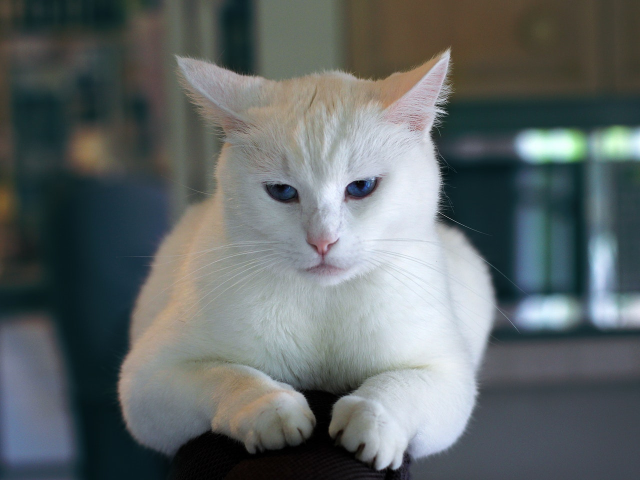
//> input picture animal-sitting-animals-inside.jpg, 1280 x 960 px (shown at 1/2 size)
$ ./Main   (built with g++ and OpenCV 4)
//> lines starting //> are read from the running program, lines starting //| are printed output that depends on the picture; after the words box and inside, x2 and y2 are one past the last pixel; in counts of white or black regions, pixels touching at a corner belong together
### MapIntensity.h
#pragma once

#include <iostream>
#include <opencv2\core\core.hpp>
#include <opencv2\imgproc\imgproc.hpp>
#include <opencv2\highgui\highgui.hpp>

using namespace std;
using namespace cv;

void mapIntensity(InputArray src, OutputArray dst, Range initialIntensity, Range targetIntensity);

void mapIntensity(InputArray src, OutputArray dst, vector<Range> initialIntensities, vector<Range> targetIntensities);

### MapIntensity.cpp
#include "MapIntensity.h"

/// Function to map between two ranges of intensity.  The initial intensity will be mapped
/// to the target intensity. This function assumes that the input only has one channel.
void mapIntensity(InputArray src, OutputArray dst, Range initialIntensity, Range targetIntensity)
{
	if (src.getMat().channels() > 1) {
		throw invalid_argument("number of channel > 1");
		return;
	}

	/// Convert Mat to float to enable floating point and negative value
	Mat srcMat;
	src.getMat().convertTo(srcMat, CV_32F);
	/// Specify the region which satisfies the initial intensity criteria
	Mat region;
	inRange(srcMat, initialIntensity.start, initialIntensity.end, region);

	/// Compute the mapped intensity given the region of interest
	/// initial_length = initial_intensity_max - initial_intensity_min
	/// target_length = target_intensity_max - target_intensity_min
	/// Processed_Image = target_intensity_min + ((Masked_Image - initial_intensity_min) / (initial_length)) * (target_lenth)
	Mat resultTemp(srcMat.rows, srcMat.cols, srcMat.type());
	subtract(srcMat, (float)initialIntensity.start, resultTemp, region);
	divide(resultTemp, (float)(initialIntensity.end - initialIntensity.start), resultTemp);
	multiply(resultTemp, (float)(targetIntensity.end - targetIntensity.start), resultTemp);
	add(resultTemp, targetIntensity.start, resultTemp, region);

	/// Convert to the default format back to enable displaying
	resultTemp.convertTo(resultTemp, CV_8U);

	/// Now add the non-region of interest with the region with mapped intensity
	Mat inverseRegion;
	bitwise_not(region, inverseRegion);
	Mat excluded;
	srcMat.copyTo(excluded, inverseRegion);
	excluded.convertTo(excluded, CV_8U);

	Mat result;
	add(excluded, resultTemp, result);

	/// Set the output value
	dst.assign(result);
}

/// Function to map between two ranges of intensities.
/// This function can handle multichannel.
void mapIntensity(InputArray src, OutputArray dst, vector<Range> initialIntensities, vector<Range> targetIntensities)
{
	Mat srcMat = src.getMat();

	/// Check if the number of intensities to be mapped conforms the number of image channels
	if ((initialIntensities.size() != srcMat.channels()) && (targetIntensities.size() != srcMat.channels())) {
		throw invalid_argument("the number of channel doesn't match the number intensity range");
		return;
	}

	/// Split each channel
	vector<Mat> channels;
	split(srcMat, channels);

	/// Map each channel
	for (int i = 0; i < channels.size(); i++) {
		mapIntensity(channels[i], channels[i],
			Range(initialIntensities[i].start, initialIntensities[i].end),
			Range(targetIntensities[i].start, targetIntensities[i].end));
	}

	/// Combine back
	Mat result;
	merge(channels, result);

	/// Set the output value
	dst.assign(result);
}

### Main.cpp
#include <opencv2\core\core.hpp>
#include <opencv2\imgproc\imgproc.hpp>
#include <opencv2\highgui\highgui.hpp>
#include <iostream>

#include "MapIntensity.h"

using namespace cv;
using namespace std;

void display(String title, InputArray img) {
	namedWindow(title, WINDOW_AUTOSIZE);
	imshow(title, img);
}

void halt() {
	waitKey(0);
	destroyAllWindows();
}


int main(int argc, char** argv) {

	/// Photo from
	/// https://www.pexels.com/photo/animal-kitten-cat-pet-7517/
	/// load image
	Mat img = imread("animal-sitting-animals-inside.jpg", IMREAD_COLOR);
//> img is the input picture: 960 rows x 1280 cols, CV_8UC3; mean B, G, R 104.8, 104.4, 97.5

	if (img.empty())
	{
		cout << "Can not load image" << endl;
	}
	resize(img, img, Size(640, 480));
//> img: 480 rows x 640 cols, CV_8UC3

	/// Grayscale intensity mapping

	Mat srcGray;
	Mat dstGray;
	cvtColor(img, srcGray, COLOR_BGR2GRAY);

	mapIntensity(srcGray, dstGray, Range(0, 255), Range(255, 0));
//> in mapIntensity, `inRange(srcMat, initialIntensity.start, initialIntensity.end, region);`: region: 480 rows x 640 cols, CV_8UC1; every value is 255
//> in mapIntensity, `multiply(resultTemp, (float)(targetIntensity.end - targetIntensity.sta..`:
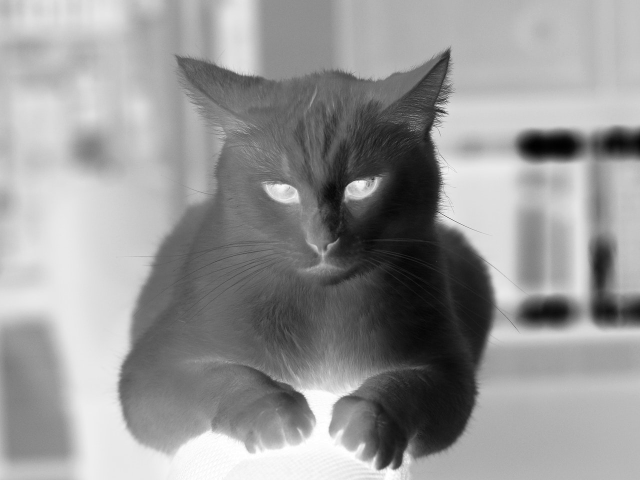
//> resultTemp: 480 rows x 640 cols, CV_32FC1; min -251, max 0, mean -102.5; drawn with min black and max white
//> in mapIntensity, `add(resultTemp, targetIntensity.start, resultTemp, region);`: targetIntensity.start = 255
//> in mapIntensity, `bitwise_not(region, inverseRegion);`: inverseRegion: 480 rows x 640 cols, CV_8UC1; every value is 0
//> in mapIntensity, `srcMat.copyTo(excluded, inverseRegion);`: excluded: 480 rows x 640 cols, CV_32FC1; every value is 0

	display("Mapped - Grayscale", dstGray);

	/// HSV intensity mapping

	/// hsv initial range
	vector<Range> initial;
	initial.push_back(Range(80, 120)); // hue
	initial.push_back(Range(0, 255)); // saturation
	initial.push_back(Range(0, 255)); // value
	/// hsv target range
	vector<Range> target;
	target.push_back(Range(35, 70)); // hue
	target.push_back(Range(0, 255)); // saturation
	target.push_back(Range(0, 255)); // value

	Mat hsvMapped;
	cvtColor(img, hsvMapped, COLOR_BGR2HSV);
//> hsvMapped: 480 rows x 640 cols, CV_8UC3; mean H, S, V 76.9, 62.1, 111.6
	mapIntensity(hsvMapped, hsvMapped, initial, target);
//> in mapIntensity, `split(srcMat, channels);`:
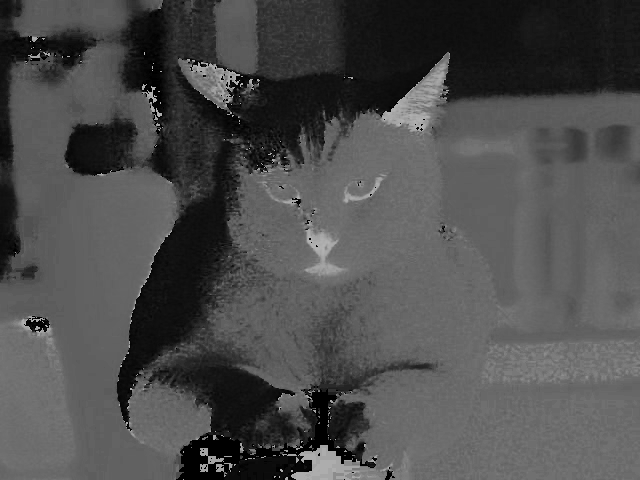
//> channels[0]: 480 rows x 640 cols, CV_8UC1; min 0, max 179, mean 76.9
//> in mapIntensity, `split(srcMat, channels);`:
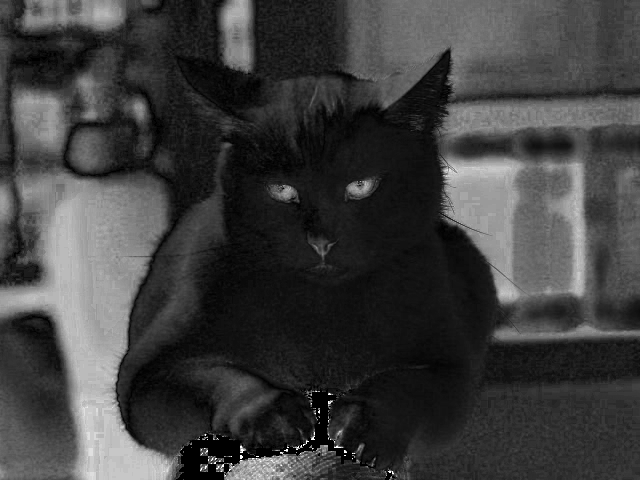
//> channels[1]: 480 rows x 640 cols, CV_8UC1; min 0, max 255, mean 62.1
//> in mapIntensity, `split(srcMat, channels);`:
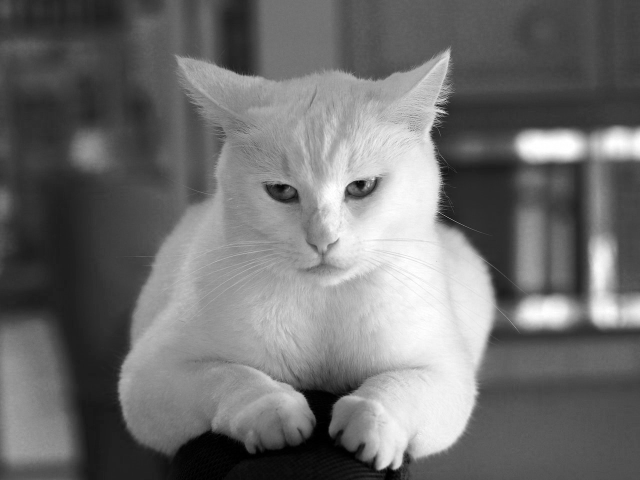
//> channels[2]: 480 rows x 640 cols, CV_8UC1; min 0, max 255, mean 111.6
//> the loop in mapIntensity, `for (int i = 0; i < channels.size(); i++)` made 3 passes
//> (initialIntensity.start in mapIntensity, initialIntensity.end in mapIntensity, targetIntensity.start in mapIntensity) on pass 1: (80, 120, 35)
//> (initialIntensity.start in mapIntensity, initialIntensity.end in mapIntensity) on pass 2: (0, 255)
//> pass 1, in mapIntensity (call 2), `inRange(srcMat, initialIntensity.start, initialIntensity.end, region);`:
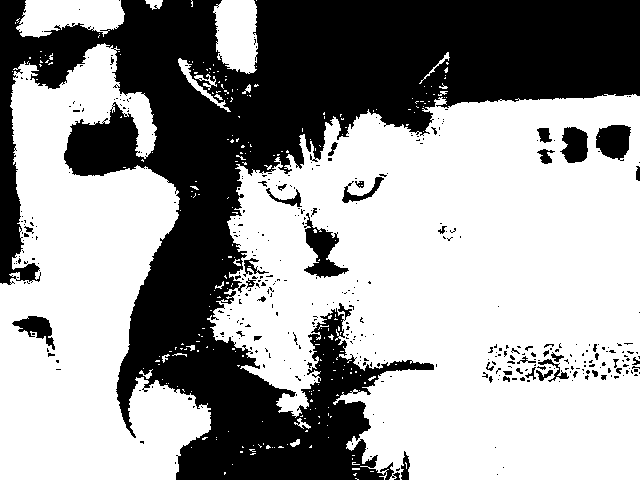
//> region: 480 rows x 640 cols, CV_8UC1; 61.2% white; 389 black regions (347 under 20 px), largest, box (x1, y1, x2, y2) and area: (0, 0, 640, 480) 111804, (304, 213, 349, 278) 1197, (596, 125, 631, 161) 951
//> pass 1, in mapIntensity (call 2), `subtract(srcMat, (float)initialIntensity.start, resultTemp, region);`:
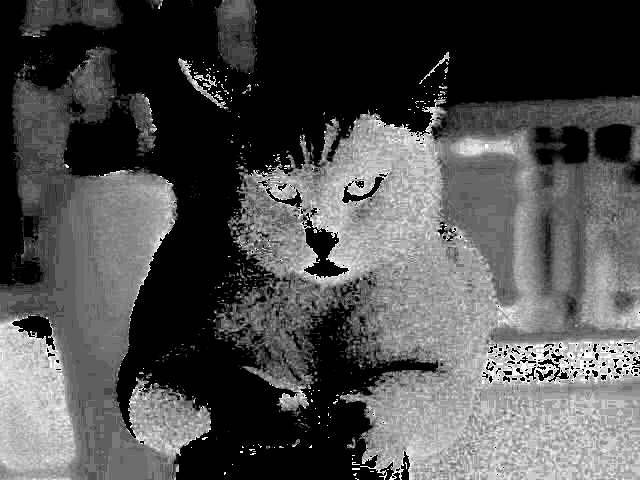
//> resultTemp: 480 rows x 640 cols, CV_32FC1; min 0, max 40, mean 12.5; drawn with min black and max white
//> in mapIntensity, `merge(channels, result);`: result: 480 rows x 640 cols, CV_8UC3; mean H, S, V 47.8, 62.1, 111.6
	cvtColor(hsvMapped, hsvMapped, COLOR_HSV2BGR);
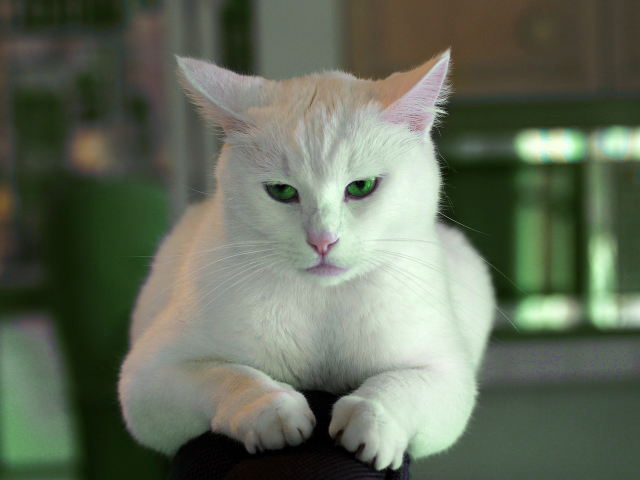
//> hsvMapped: 480 rows x 640 cols, CV_8UC3; mean B, G, R 91.8, 109, 100.5

	display("Mapped - Color", hsvMapped);

	/// The original image
	display("Color Image", img);
	display("Grayscale Image", srcGray);

	halt();

	return 0;
}
